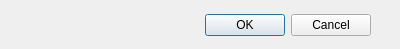
<?xml version="1.0" encoding="UTF-8"?>
<ui version="4.0">
 <class>Dialog</class>
 <widget class="QDialog" name="Dialog">
  <property name="geometry">
   <rect>
    <x>0</x>
    <y>0</y>
    <width>400</width>
    <height>49</height>
   </rect>
  </property>
  <property name="windowTitle">
   <string>Dialog</string>
  </property>
  <widget class="QDialogButtonBox" name="buttonBox">
   <property name="geometry">
    <rect>
     <x>30</x>
     <y>10</y>
     <width>341</width>
     <height>31</height>
    </rect>
   </property>
   <property name="orientation">
    <enum>Qt::Horizontal</enum>
   </property>
   <property name="standardButtons">
    <set>QDialogButtonBox::Cancel|QDialogButtonBox::Ok</set>
   </property>
  </widget>
 </widget>
 <resources/>
 <connections>
  <connection>
   <sender>buttonBox</sender>
   <signal>accepted()</signal>
   <receiver>Dialog</receiver>
   <slot>accept()</slot>
   <hints>
    <hint type="sourcelabel">
     <x>248</x>
     <y>254</y>
    </hint>
    <hint type="destinationlabel">
     <x>157</x>
     <y>274</y>
    </hint>
   </hints>
  </connection>
  <connection>
   <sender>buttonBox</sender>
   <signal>rejected()</signal>
   <receiver>Dialog</receiver>
   <slot>reject()</slot>
   <hints>
    <hint type="sourcelabel">
     <x>316</x>
     <y>260</y>
    </hint>
    <hint type="destinationlabel">
     <x>286</x>
     <y>274</y>
    </hint>
   </hints>
  </connection>
 </connections>
</ui>
